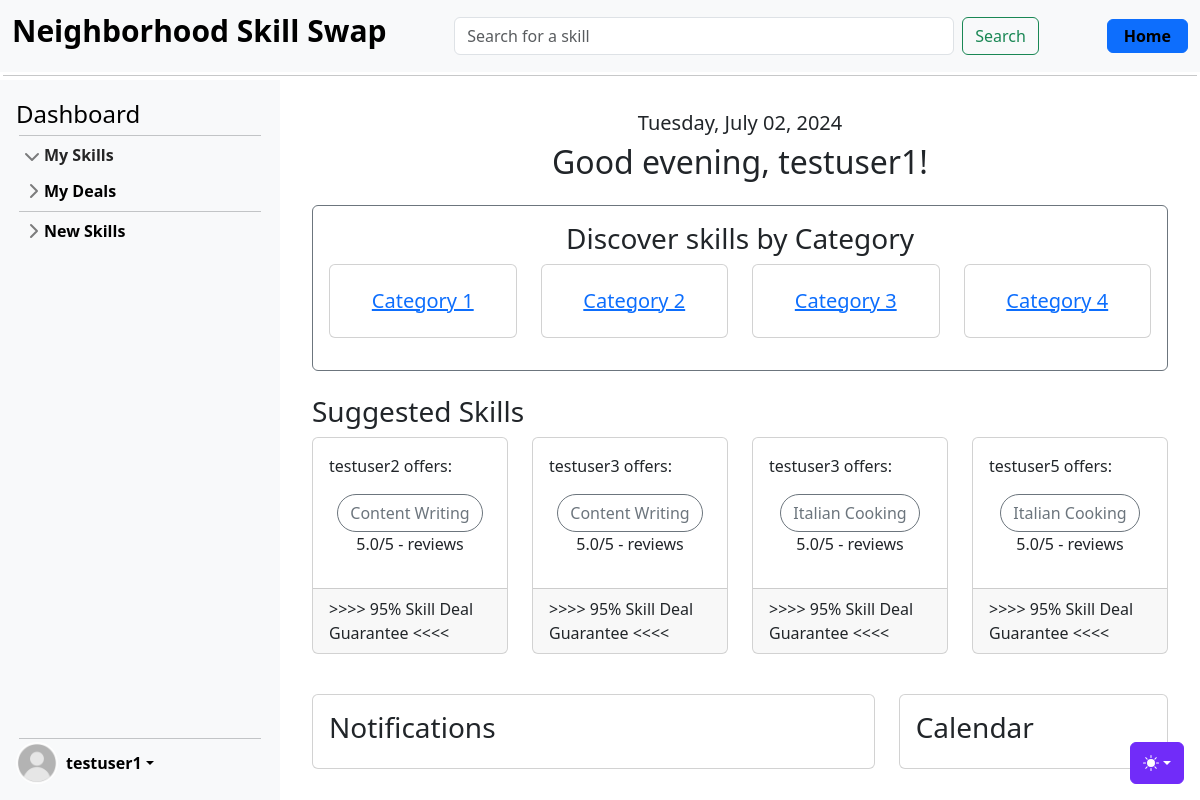
Page /accounts/dashboard/2/ (signed in) on the committed database.
### accounts/models.py (models this page shows, shortened)
class CustomUser(AbstractUser):
    age = models.PositiveIntegerField(null=True, blank=True)

### skills/models.py (models this page shows, shortened)
class Skill(models.Model):
    name = models.CharField(max_length=100, blank=False)
    level = models.CharField(max_length=20, blank=False)
    description = models.TextField()
    owner = models.ForeignKey(settings.AUTH_USER_MODEL, on_delete=models.CASCADE)
    category = models.ForeignKey(Category, on_delete=models.CASCADE)
    date = models.DateTimeField(auto_now_add=True)
    skill_type = models.CharField(max_length=20, blank=False)
    rating = models.FloatField(default=5.0)

### accounts/views.py (the view)
# urls.py: path("dashboard/<int:user_id>/", DashboardView.as_view(), name="dashboard"),
class DashboardView(UserPassesTestMixin, View):
    paginate_by = 4
    ordering = ["name"]
    def get(self, request, user_id):
        user = get_object_or_404(CustomUser, id=user_id)
        now = timezone.now()
        current_date = now.strftime("%A, %B %d, %Y")
        hour = now.hour
        if hour < 12:
            greeting = "Good morning"
        elif hour < 18:
            greeting = "Good afternoon"
        else:
            greeting = "Good evening"
        wanted_skills = Skill.objects.filter(owner=user, skill_type="wanted")
        wanted_skills_names = [skill.name for skill in wanted_skills]
        suggested_skills = Skill.objects.filter(
            name__in=wanted_skills_names, skill_type="offered"
        ).exclude(owner=user)
        context = {
            "user": user,
            "suggested_skills": suggested_skills,
            "current_date": current_date,
            "greeting": greeting,
        }
        return render(request, "dashboard.html", context)
    def test_func(self) -> bool:
        return self.request.user.id == self.kwargs["user_id"]

### templates/dashboard.html (shortened to what this page needs)
{% extends 'base.html' %}
{% load static %}
{% block content %}
<div class="container mt-1">
    <div class="row mt-1 mb-2">
        <div class="col-12 text-center py-2">
            <h5>{{ current_date }}</h5>
            <h2>{{ greeting }}, {{ user.username }}!</h2>
        </div>
    </div>
    <div class="row mb-4">
        <div class="col-12">
            <div class="card border-secondary">
                <div class="card-body">
                    <h3 class="card-title text-center">Discover skills by Category</h3>
                    <div class="row text-center">
                        <div class="col-md-3 mb-3">
                            <div class="card h-100">
                                <div class="card-body">
                                    <h5 class="card-title"><a href="{% url 'skill_by_category' 'Category 1' %}">Category 1</a></h5>
                                </div>
                            </div>
                        </div>
                        <div class="col-md-3 mb-3">
                            <div class="card h-100">
                                <div class="card-body">
                                    <h5 class="card-title"><a href="{% url 'skill_by_category' 'Category 2' %}">Category 2</a></h5>
                                </div>
                            </div>
                        </div>
                        <div class="col-md-3 mb-3">
                            <div class="card h-100">
                                <div class="card-body">
                                    <h5 class="card-title"><a href="{% url 'skill_by_category' 'Category 2' %}">Category 3</a></h5>
                                </div>
                            </div>
                        </div>
                        <div class="col-md-3 mb-3">
                            <div class="card h-100">
                                <div class="card-body">
                                    <h5 class="card-title"><a href="{% url 'skill_by_category' 'Category 4' %}">Category 4</a></h5>
                                </div>
                            </div>
                        </div>
                    </div>
                </div>
            </div>
        </div>
    </div>
    <div class="row mt-4" id="suggested-skills-container">
        <div class="col-12">
            <h3>Suggested Skills</h3>
            <div class="row" id="suggested_skills">
                {% include 'partials/suggested_skills.html' %}
            </div>
        </div>
    </div>
    <div class="row mt-4">
        <div class="col-md-8">
            <div class="card">
                <div class="card-body">
                    <h3>Notifications</h3>
                </div>
            </div>
        </div>
        <div class="col-md-4">
            <div class="card">
                <div class="card-body">
                    <h3>Calendar</h3>
                </div>
            </div>
        </div>
    </div>
</div>
{% endblock %}

### templates/partials/_sidebar.html (shortened to what this page needs)
{% load static %}
<div class="sidebar d-flex flex-column flex-shrink-0 p-3 bg-body-tertiary" style="width: 280px;">
    <a href="{% url 'dashboard' user.id %}" class="d-flex align-items-center mb-3 mb-md-0 me-md-auto link-body-emphasis text-decoration-none">
        <span class="fs-4">Dashboard</span>
    </a>
    <hr>
    <ul class="list-unstyled ps-0">
        <li class="mb-1">
            <button class="btn btn-toggle d-inline-flex align-items-center rounded border-0 collapsed" data-bs-toggle="collapse" data-bs-target="#home-collapse" aria-expanded="true">
                My Skills
            </button>
        </li>
        <li class="mb-1">
            <button class="btn btn-toggle d-inline-flex align-items-center rounded border-0 collapsed" data-bs-toggle="collapse" data-bs-target="#dashboard-collapse" aria-expanded="false">
                My Deals
            </button>
        </li>
        <hr>
        <li class="mb-1">
            <button class="btn btn-toggle d-inline-flex align-items-center rounded border-0 collapsed" data-bs-toggle="collapse" data-bs-target="#orders-collapse" aria-expanded="false">
                New Skills
            </button>
        </li>
    </ul>
    <div class="dropdown mt-auto">
        <hr>
        <a href="#" class="d-flex align-items-center link-body-emphasis text-decoration-none dropdown-toggle" data-bs-toggle="dropdown" aria-expanded="false">
            {% if user.is_authenticated %}
                {% if user.profile.profile_image %}
                    <img src="{{ user.profile.profile_image.url }}" alt="mdo" width="42" height="42" class="rounded-circle me-2">
                {% else %}
                    <img src="{% static 'img/default_pic.jpg' %}" alt="" width="42" height="42" class="rounded-circle me-2">
                {% endif %}
                <strong>{{ user.username }}</strong>
            {% else %}
                <strong>User</strong>
            {% endif %}
        </a>
    </div>
</div>

### templates/partials/suggested_skills.html (shortened to what this page needs)
{% for skill in suggested_skills %}
    <div class="col-md-3 mb-3">
        <div class="card h-100">
            <div class="card-body">
                <p>{{ skill.owner.username }} offers:</p>
                <div class="row col-auto justify-content-center align-items-center text-center">
                    <div class="col-auto">
                        <a href="{% url 'skill_detail' skill.pk %}" class="btn btn-outline-secondary rounded-pill">{{ skill.name }}</a>
                    </div>
                    <p>{{ skill.rating }}/5 - {{ skill.reviews_count }} reviews</p>
                </div>
            </div>
            <div class="card-footer">
                >>>> 95% Skill Deal Guarantee <<<<
            </div>
        </div>
    </div>
{% endfor %}

### static/css/sidebars.css (style rules this page uses)
body { min-height: 100vh; min-height: -webkit-fill-available; }
html { height: -webkit-fill-available; }
.dropdown-toggle { outline: 0; }
.btn-toggle { padding: .25rem .5rem; font-weight: 600; color: var(--bs-emphasis-color); background-color: transparent; }
.btn-toggle::before { width: 1.25em; line-height: 0; transition: transform .35s ease; transform-origin: .5em 50%; }
.btn-toggle[aria-expanded="true"] { color: rgba(var(--bs-emphasis-color-rgb), .85); }
.btn-toggle[aria-expanded="true"]::before { transform: rotate(90deg); }

### static/css/main.css (style rules this page uses)
hr { margin: 3px; }
.sidebar { position: fixed; top: 80px; left: 0; bottom: 0; width: 280px; padding: 20px; background-color: #f8f9fa; overflow-y: auto; z-index: 1000; }

### rows in the picture
CustomUser: username "testuser1"
Skill: owner.username "testuser2", name "Content Writing", rating "5.0"
Skill: owner.username "testuser3", name "Content Writing", rating "5.0"
Skill: owner.username "testuser3", name "Italian Cooking", rating "5.0"
Skill: owner.username "testuser5", name "Italian Cooking", rating "5.0"

### other values in the picture
{{ greeting }} "Good evening"
